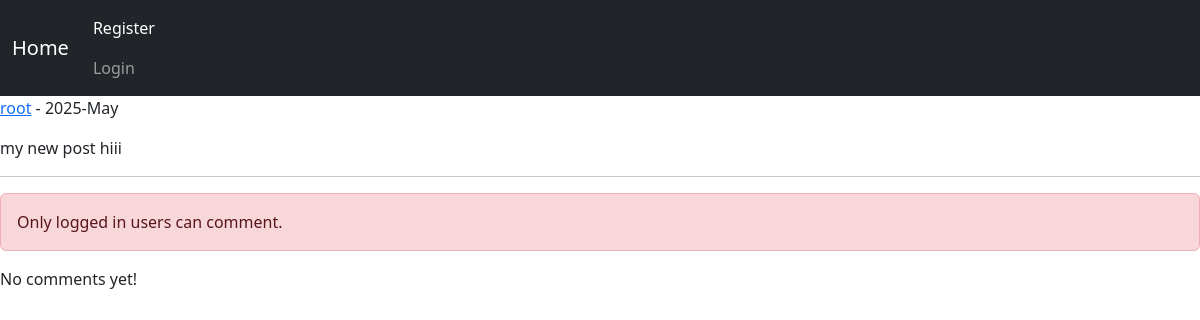
The app's page /post/detail/5/my-new-post-hiii with its own data.
### post/models.py (models this page shows, shortened)
class Post(models.Model):
    user = models.ForeignKey(User , on_delete=models.CASCADE , related_name='posts') # user.posts
    body = models.TextField()
    slug = models.SlugField()
    created = models.DateTimeField(auto_now_add=True)
    updated = models.DateTimeField(auto_now=True)
    class Meta:
        ordering = ('created',)

### post/views.py (the view)
# urls.py: path('detail/<int:post_id>/<slug:post_slug>' , views.PostDetailView.as_view() , name='post_detail'),
class PostDetailView(View):
    template_name = 'post/detail.html'
    form_class = CommentCreateForm
    form_class_reply = CommentReplyForm
    def setup(self, request, *args, **kwargs):
        self.post_instance = get_object_or_404(Post , id=kwargs['post_id'] , slug=kwargs['post_slug'])
        return super().setup(request , args , kwargs)
    def get(self, request, post_id , post_slug):
        comments = self.post_instance.pcomments.filter(is_reply=False)
        return render(request, self.template_name , {'post': self.post_instance , 'comments':comments , 'form':self.form_class, 'reply_form':self.form_class_reply,})
    def post(self, request, *args, **kwargs):
        form = self.form_class(request.POST)
        if form.is_valid():
            new_comment = form.save(commit=False)
            new_comment.user = request.user
            new_comment.post = self.post_instance
            new_comment.save()
            messages.success(request, 'your comment submitted successfully', 'success')
            return redirect('post:post_detail', self.post_instance.id, self.post_instance.slug)

### post/templates/post/detail.html (shortened to what this page needs)
{% extends 'base.html' %}
{% block body %}
    <p><a href="{% url 'account:user_profile' post.user.id %}">{{ post.user.username }}</a> - {{ post.updated|date:"Y-M" }}</p>
    <p>{{ post.body }}</p><hr/>
    {% if request.user.is_authenticated %}
        <form action="" method="post">
            {% csrf_token %}
            {{ form.as_p }}
            <input type="submit" value="Send">
        </form> <br/>
    {% else %}
        <p class="alert alert-danger">Only logged in users can comment.</p>
    {% endif %}
    {% for comment in comments %}
        <div class="card bg-dark text-white">
            <p class="card-header">{{ comment.user }} | {{ comment.created|timesince }}</p>
            <p class="card-body">{{ comment.body }}</p>
            {% if request.user.is_authenticated %}
                <form action="{% url 'post:add_reply' post.id comment.id %}" method="post">
                    {% csrf_token %}
                    {{ reply_form.as_p }}
                    <input type="submit" value="send">
                </form>
            {% endif %}
            {% with replies=comment.rcomments.all %}
                {% for reply in replies %}
                    <p class="bg-primary p-3 m-2">{{ reply.user }} <br/> {{ reply.body }}</p>
                {% endfor %}
            {% endwith %}
        </div><br/>
    {% empty %}
        <p>No comments yet!</p>
    {% endfor %}
{% endblock body %}

### records on screen
Post: user.username "root", updated "2025-May", body "my new post hiii"
